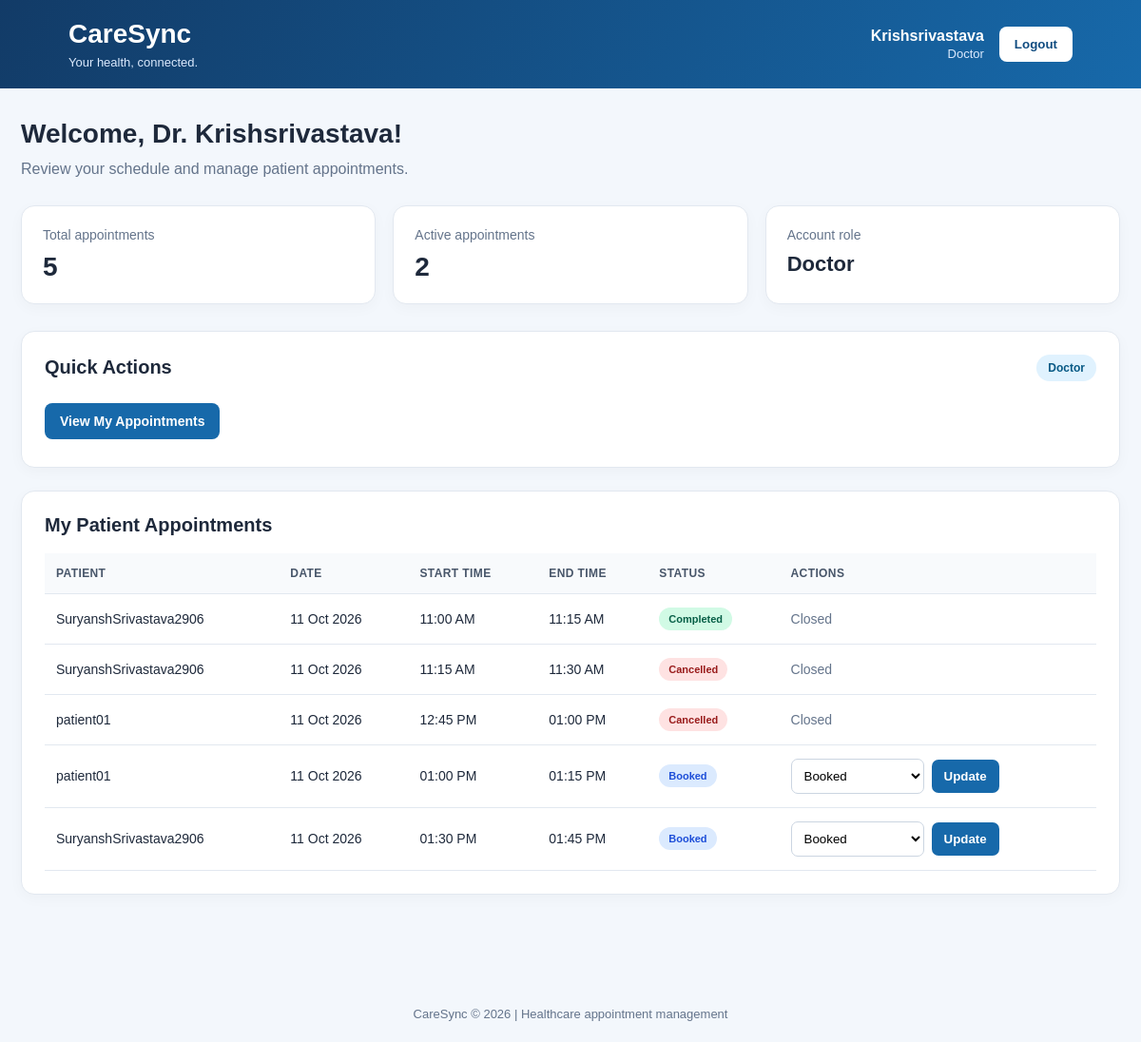
The app's page /accounts/dashboard/ (signed in) with its own data.
### users/models.py (models this page shows, shortened)
class User(AbstractUser):
    class Role(models.TextChoices):
        PATIENT = "PATIENT", "Patient"
        RECEPTIONIST = "RECEPTIONIST", "Receptionist"
        DOCTOR = "DOCTOR", "Doctor"
        NURSE = "NURSE", "Nurse"
        ADMIN = "ADMIN", "Clinic Administrator"
    role = models.CharField(
        max_length=20,
        choices=Role.choices,
        default=Role.PATIENT,
    )

### appointments/models.py (models this page shows, shortened)
class Appointment(models.Model):
    class Status(models.TextChoices):
        BOOKED = "BOOKED", "Booked"
        CONFIRMED = "CONFIRMED", "Confirmed"
        ARRIVED = "ARRIVED", "Arrived"
        IN_CONSULTATION = "IN_CONSULTATION", "In consultation"
        COMPLETED = "COMPLETED", "Completed"
        CANCELLED = "CANCELLED", "Cancelled"
        NO_SHOW = "NO_SHOW", "No-show"
    patient = models.ForeignKey(
        settings.AUTH_USER_MODEL,
        on_delete=models.PROTECT,
        related_name="patient_appointments",
    )
    doctor = models.ForeignKey(
        settings.AUTH_USER_MODEL,
        on_delete=models.PROTECT,
        related_name="doctor_appointments",
    )
    availability = models.ForeignKey(
        DoctorAvailability,
        on_delete=models.PROTECT,
        related_name="appointments",
    )
    appointment_date = models.DateField()
    start_time = models.TimeField()
    end_time = models.TimeField()
    status = models.CharField(
        max_length=20,
        choices=Status.choices,
        default=Status.BOOKED,
    )
    created_at = models.DateTimeField(auto_now_add=True)
    updated_at = models.DateTimeField(auto_now=True)
    class Meta:
        ordering = ["appointment_date", "start_time"]
        indexes = [
            models.Index(fields=["doctor", "appointment_date", "status"]),
            models.Index(fields=["patient", "appointment_date"]),
        ]

### users/views.py (the view, shortened to what this page needs)
# urls.py: path("dashboard/", dashboard_view, name="dashboard"),
@login_required
def dashboard_view(request):
    user = request.user
    active_statuses = [
        Appointment.Status.BOOKED,
        Appointment.Status.CONFIRMED,
        Appointment.Status.ARRIVED,
        Appointment.Status.IN_CONSULTATION,
    ]
    if user.role == User.Role.PATIENT:
        dashboard_type = "patient"
        appointments = Appointment.objects.filter(
            patient=user
        ).select_related(
            "doctor"
        ).order_by(
            "appointment_date", "start_time"
        )
    elif user.role == User.Role.DOCTOR:
        dashboard_type = "doctor"
        appointments = Appointment.objects.filter(
            doctor=user
        ).select_related(
            "patient"
        ).order_by(
            "appointment_date", "start_time"
        )
    else:
        dashboard_type = "unknown"
        appointments = Appointment.objects.none()
    active_appointments_count = appointments.filter(
        status__in=active_statuses
    ).count()
    return render(
        request,
        "dashboard.html",
        {
            "dashboard_type": dashboard_type,
            "appointments": appointments,
            "active_appointments_count": active_appointments_count,
        }
    )

### templates/dashboard.html (shortened to what this page needs)
<!DOCTYPE html>
<html lang="en">
<head>
</head>
<body>
<header>
    <div class="brand">
        <h1>CareSync</h1>
        <p>Your health, connected.</p>
    </div>
    <div class="user-area">
        <div class="user-info">
            <strong>{{ request.user.username }}</strong>
            <span>{{ request.user.get_role_display }}</span>
        </div>
        <form method="post" action="{% url 'logout' %}">
            <button class="logout-button" type="submit">Logout</button>
        </form>
    </div>
</header>
<main>
    <section class="welcome">
        <h2>
            {% if dashboard_type == "patient" %}
                Welcome back, {{ request.user.username }}!
            {% elif dashboard_type == "doctor" %}
                Welcome, Dr. {{ request.user.username }}!
            {% elif dashboard_type == "receptionist" %}
                Receptionist Dashboard
            {% elif dashboard_type == "admin" %}
                Admin Dashboard
            {% else %}
                Welcome to CareSync
            {% endif %}
        </h2>
        <p>
            {% if dashboard_type == "patient" %}
                Manage your appointments and healthcare visits.
            {% elif dashboard_type == "doctor" %}
                Review your schedule and manage patient appointments.
            {% elif dashboard_type == "receptionist" %}
                Manage patient bookings and appointment schedules.
            {% elif dashboard_type == "admin" %}
                Monitor appointments and access administration.
            {% else %}
                Your account role is not configured.
            {% endif %}
        </p>
    </section>
    <section class="summary-grid">
        <div class="summary-card">
            <p>Total appointments</p>
            <h3>{{ appointments|length }}</h3>
        </div>
        <div class="summary-card">
            <p>Active appointments</p>
            <h3>{{ active_appointments_count|default:"—" }}</h3>
        </div>
        <div class="summary-card">
            <p>Account role</p>
            <h3 style="font-size: 22px;">
                {{ request.user.get_role_display }}
            </h3>
        </div>
    </section>
    <section class="panel">
        <div class="panel-heading">
            <h3>Quick Actions</h3>
            <span class="role-label">
                {{ request.user.get_role_display }}
            </span>
        </div>
        {% if dashboard_type == "patient" %}
            <a class="action-link" href="/">Book an Appointment</a>
        {% elif dashboard_type == "doctor" %}
            <a class="action-link" href="#appointments">
                View My Appointments
            </a>
        {% elif dashboard_type == "receptionist" %}
            <a class="action-link" href="/">
                Manage Appointments
            </a>
        {% endif %}
    </section>
    <section class="panel" id="appointments">
        <div class="panel-heading">
            <h3>
                {% if dashboard_type == "patient" %}
                    My Appointments
                {% elif dashboard_type == "doctor" %}
                    My Patient Appointments
                {% else %}
                    All Appointments
                {% endif %}
            </h3>
        </div>
        {% if appointments %}
            <div class="table-wrapper">
                <table>
                    <thead>
                        <tr>
                            {% if dashboard_type != "patient" %}
                                <th>Patient</th>
                            {% endif %}
                            <th>Date</th>
                            <th>Start Time</th>
                            <th>End Time</th>
                            <th>Status</th>
                            {% if dashboard_type != "patient" %}
                                <th>Actions</th>
                            {% endif %}
                        </tr>
                    </thead>
                    <tbody>
                        {% for appointment in appointments %}
                            <tr>
                                {% if dashboard_type != "patient" %}
                                    <td>{{ appointment.patient.username }}</td>
                                {% endif %}
                                <td>
                                    {{ appointment.appointment_date|date:"d M Y" }}
                                </td>
                                <td>
                                    {{ appointment.start_time|time:"h:i A" }}
                                </td>
                                <td>
                                    {{ appointment.end_time|time:"h:i A" }}
                                </td>
                                <td>
                                    <span class="status status-{{ appointment.status|lower }}">
                                        {{ appointment.get_status_display }}
                                    </span>
                                </td>
                                {% if dashboard_type != "patient" %}
                                    <td>
                                        {% if appointment.status != "CANCELLED" and appointment.status != "COMPLETED" and appointment.status != "NO_SHOW" %}
                                            <div style="display:flex; gap:8px; flex-wrap:wrap; align-items:center;">
                                                <select
                                                    class="status-select"
                                                    id="status-{{ appointment.id }}"
                                                    aria-label="New status for appointment {{ appointment.id }}"
                                                >
                                                    <option value="BOOKED"
                                                        {% if appointment.status == "BOOKED" %}selected{% endif %}>
                                                        Booked
                                                    </option>
                                                </select>
                                                <button
                                                    type="button"
                                                    class="update-button"
                                                    id="update-{{ appointment.id }}"
                                                    onclick="updateAppointmentStatus({{ appointment.id }})"
                                                >
                                                    Update
                                                </button>
                                            </div>
                                        {% else %}
                                            <span style="color:#64748b;">Closed</span>
                                        {% endif %}
                                    </td>
                                {% endif %}
                            </tr>
                        {% endfor %}
                    </tbody>
                </table>
            </div>
        {% endif %}
    </section>
</main>
<footer>
    CareSync &copy; 2026 | Healthcare appointment management
</footer>
</body>
</html>

### templates/dashboard.html (style rules this page uses)
:root { --primary: #1769aa; --primary-dark: #104c80; --background: #f3f7fc; --text: #1e293b; --muted: #64748b; --border: #e2e8f0; }
* { box-sizing: border-box; }
body { margin: 0; font-family: Arial, Helvetica, sans-serif; background: var(--background); color: var(--text); }
header { background: linear-gradient(120deg, #123b67, #1769aa); color: white; padding: 20px 6%; display: flex; justify-content: space-between; align-items: center; gap: 20px; flex-wrap: wrap; }
.brand h1 { margin: 0; font-size: 28px; }
.brand p { margin: 6px 0 0; color: #dbeafe; font-size: 13px; }
.user-area { display: flex; align-items: center; gap: 16px; flex-wrap: wrap; }
.user-info { text-align: right; }
.user-info strong { display: block; }
.user-info span { font-size: 13px; color: #dbeafe; }
.logout-button { background: white; color: var(--primary-dark); border: none; border-radius: 8px; padding: 11px 16px; cursor: pointer; font-weight: bold; }
main { max-width: 1200px; margin: 32px auto; padding: 0 22px 40px; }
.welcome { margin-bottom: 25px; }
.welcome h2 { margin: 0 0 8px; font-size: 28px; }
.welcome p { margin: 0; color: var(--muted); line-height: 1.6; }
.summary-grid { display: grid; grid-template-columns: repeat(3, minmax(0, 1fr)); gap: 18px; margin-bottom: 28px; }
.summary-card { background: white; padding: 22px; border-radius: 14px; border: 1px solid var(--border); box-shadow: 0 4px 15px #0f172a08; }
.summary-card p { margin: 0 0 10px; color: var(--muted); font-size: 14px; }
.summary-card h3 { margin: 0; font-size: 28px; }
.panel { background: white; padding: 24px; border-radius: 14px; border: 1px solid var(--border); box-shadow: 0 4px 15px #0f172a08; margin-bottom: 24px; }
.panel-heading { display: flex; justify-content: space-between; align-items: center; gap: 12px; flex-wrap: wrap; margin-bottom: 18px; }
.panel-heading h3 { margin: 0; font-size: 20px; }
.role-label { display: inline-block; padding: 7px 12px; border-radius: 20px; background: #e0f2fe; color: #075985; font-size: 12px; font-weight: bold; }
.action-link { display: inline-block; text-decoration: none; background: var(--primary); color: white; padding: 11px 16px; border-radius: 8px; font-size: 14px; font-weight: bold; margin: 5px 7px 5px 0; }
.table-wrapper { width: 100%; overflow-x: auto; }
table { width: 100%; border-collapse: collapse; min-width: 750px; }
th, td { padding: 14px 12px; text-align: left; border-bottom: 1px solid var(--border); font-size: 14px; }
th { background: #f8fafc; color: #475569; font-size: 12px; text-transform: uppercase; letter-spacing: 0.4px; }
.status { display: inline-block; padding: 6px 10px; border-radius: 20px; font-size: 11px; font-weight: bold; white-space: nowrap; }
.status-booked { background: #dbeafe; color: #1d4ed8; }
.status-completed { background: #d1fae5; color: #065f46; }
.status-cancelled, .status-no_show { background: #fee2e2; color: #991b1b; }
.status-select { padding: 9px; border: 1px solid #cbd5e1; border-radius: 7px; background: white; min-width: 140px; }
.update-button { background: var(--primary); color: white; border: none; padding: 10px 13px; border-radius: 7px; cursor: pointer; font-weight: bold; }
footer { text-align: center; padding: 22px; color: var(--muted); font-size: 13px; }

### records on screen
User: user.username "Krishsrivastava", user.role "Doctor"
Appointment: patient.username "SuryanshSrivastava2906", appointment_date "11 Oct 2026", start_time "11:00 AM", end_time "11:15 AM", status "Completed", shows "Closed"
Appointment: patient.username "SuryanshSrivastava2906", appointment_date "11 Oct 2026", start_time "11:15 AM", end_time "11:30 AM", status "Cancelled", shows "Closed"
Appointment: patient.username "patient01", appointment_date "11 Oct 2026", start_time "12:45 PM", end_time "01:00 PM", status "Cancelled", shows "Closed"
Appointment: patient.username "patient01", appointment_date "11 Oct 2026", start_time "01:00 PM", end_time "01:15 PM", status "Booked", status+id "Booked"
Appointment: patient.username "SuryanshSrivastava2906", appointment_date "11 Oct 2026", start_time "01:30 PM", end_time "01:45 PM", status "Booked", status+id "Booked"

### other values on screen
{{ appointments|length }} "5"
{{ active_appointments_count|default:"—" }} "2"
